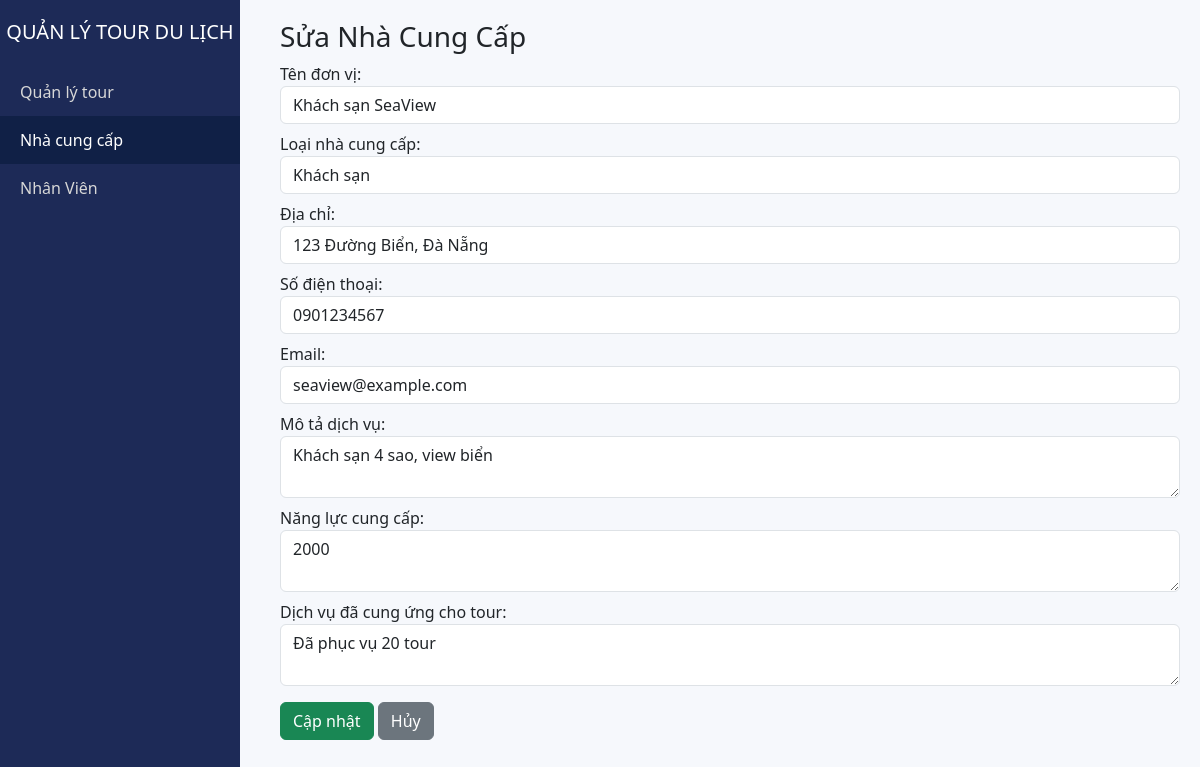
Screenshot of /base/index.php?action=supplierEdit&id=1 with the database file from the repository.
### tables this page shows
CREATE TABLE `partners` (
  `id` int NOT NULL,
  `name` varchar(255) NOT NULL,
  `type_id` int DEFAULT NULL,
  `address` varchar(255) DEFAULT NULL,
  `phone` varchar(50) DEFAULT NULL,
  `email` varchar(100) DEFAULT NULL,
  `description` text,
  `capacity` int DEFAULT NULL,
  `service_history` varchar(255) DEFAULT NULL,
  `created_at` datetime DEFAULT CURRENT_TIMESTAMP
);

CREATE TABLE `partner_types` (
  `id` int NOT NULL,
  `name` varchar(100) NOT NULL
);

### base/controllers/SupplierController.php (called while the page is built, shortened)
<?php
require_once __DIR__ . "/../models/SupplierModel.php";
class SupplierController
{
    private $sup;
    public function __construct()
    {
        $this->sup = new SupplierModel();
    }
    public function edit()
    {
        $id = $_GET['id'] ?? null;
        $supplier = $this->sup->getById($id);
        $types    = $this->sup->getTypes();
        include __DIR__ . "/../views/supplier/edit.php";
        include __DIR__ . "/../views/main.php";
    }
}

### base/index.php (called while the page is built, shortened)
<?php
require_once './routes/index.php';

### base/models/BaseModel.php (called while the page is built, shortened)
<?php
class BaseModel
{
    protected $table;
    protected $key = 'id';
    protected $pdo;
    public function __construct()
    {
        $dsn = sprintf(
            'mysql:host=%s;port=%s;dbname=%s;charset=utf8',
            DB_HOST,
            DB_PORT,
            DB_NAME
        );
        try {
            $this->pdo = new PDO($dsn, DB_USERNAME, DB_PASSWORD, DB_OPTIONS);
        } catch (PDOException $e) {
            die("Lỗi kết nối CSDL: " . $e->getMessage());
        }
    }
    public function queryAll($sql, $params = [])
    {
        $stmt = $this->pdo->prepare($sql);
        $stmt->execute($params);
        return $stmt->fetchAll(PDO::FETCH_ASSOC);
    }
    public function find($id)
    {
        $sql = "SELECT * FROM {$this->table} WHERE {$this->key} = ?";
        $stmt = $this->pdo->prepare($sql);
        $stmt->execute([$id]);
        return $stmt->fetch(PDO::FETCH_ASSOC);
    }
}

### base/models/SupplierModel.php (called while the page is built, shortened)
<?php
class SupplierModel extends BaseModel
{
    public function getById($id)
    {
        return $this->find($id);
    }
    public function getTypes()
    {
        $sql = "SELECT * FROM partner_types ORDER BY id ASC";
        return $this->queryAll($sql);
    }
}

### base/views/supplier/edit.php (the view, shortened to what this page needs)
<h3>Sửa Nhà Cung Cấp</h3>
<form method="POST" action="index.php?action=supplierUpdate">
    <label>Tên đơn vị:</label>
    <input name="name" class="form-control mb-2"
           value="<?= $supplier['name'] ?>" required>
    <label>Loại nhà cung cấp:</label>
    <select name="type_id" class="form-control mb-2">
        <?php foreach($types as $t): ?>
            <option value="<?= $t['id'] ?>"
                <?= ($supplier['type_id'] == $t['id']) ? 'selected' : '' ?>>
                <?= $t['name'] ?>
            </option>
        <?php endforeach; ?>
    </select>
    <label>Địa chỉ:</label>
    <input name="address" class="form-control mb-2"
           value="<?= $supplier['address'] ?>">
    <label>Số điện thoại:</label>
    <input name="phone" class="form-control mb-2"
           value="<?= $supplier['phone'] ?>">
    <label>Email:</label>
    <input name="email" class="form-control mb-2"
           value="<?= $supplier['email'] ?>">
    <label>Mô tả dịch vụ:</label>
    <textarea name="description" class="form-control mb-2"><?= $supplier['description'] ?></textarea>
    <label>Năng lực cung cấp:</label>
    <textarea name="capacity" class="form-control mb-2"><?= $supplier['capacity'] ?></textarea>
    <label>Dịch vụ đã cung ứng cho tour:</label>
    <textarea name="service_history" class="form-control mb-3"><?= $supplier['service_history'] ?></textarea>
    <button class="btn btn-success">Cập nhật</button>
    <a href="index.php?action=supplierIndex" class="btn btn-secondary">Hủy</a>
</form>

### base/views/main.php (style rules this page uses)
body { background: #f6f8fc; }

### rows the page displays
partners: name "Khách sạn SeaView", type_id "Khách sạn", address "123 Đường Biển, Đà Nẵng", phone "0901234567", email "seaview@example.com", description "Khách sạn 4 sao, view biển", capacity "2000", service_history "Đã phục vụ 20 tour"
